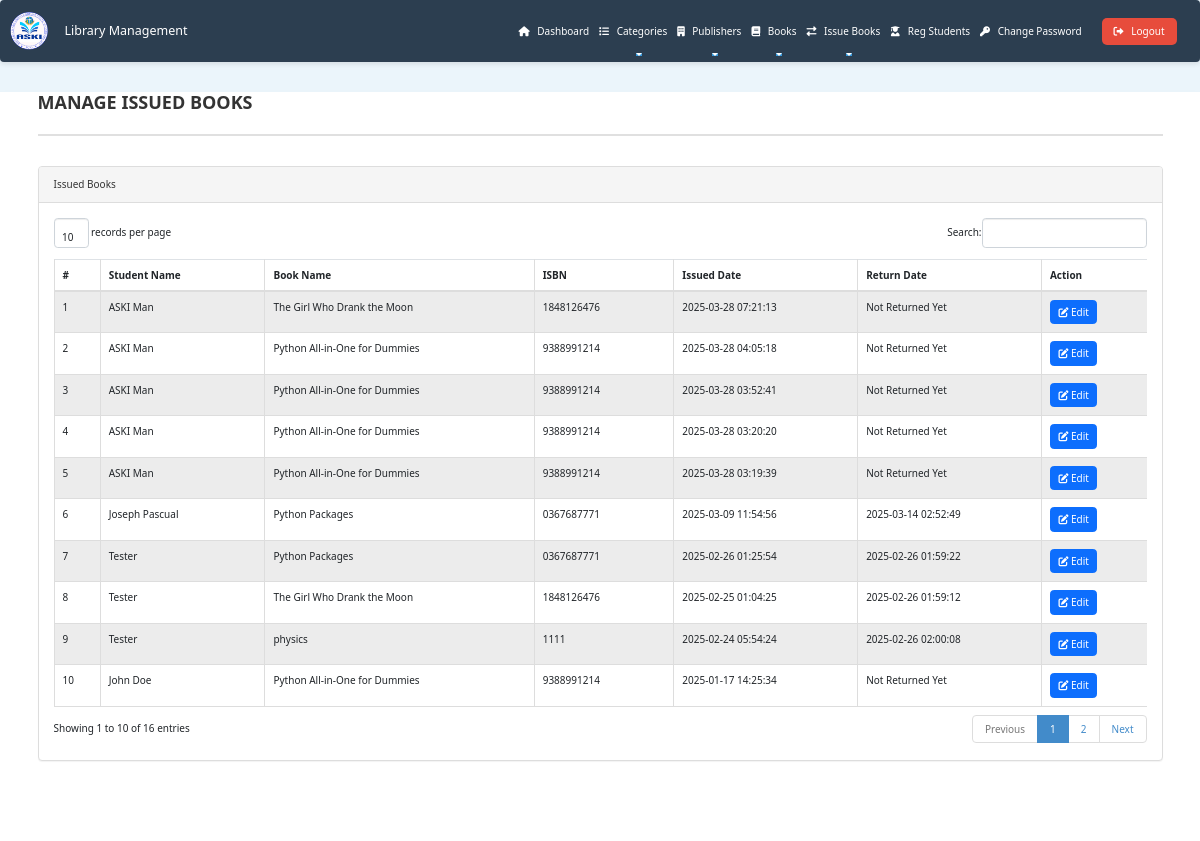
Screenshot of /admin/manage-issued-books.php (signed in) with the database file from the repository.
### tables this page shows
CREATE TABLE `tblissuedbookdetails` (
  `id` int(11) NOT NULL,
  `BookId` int(11) DEFAULT NULL,
  `LRN` varchar(12) DEFAULT NULL,
  `IssuesDate` timestamp NULL DEFAULT current_timestamp(),
  `ReturnDate` timestamp NULL DEFAULT NULL ON UPDATE current_timestamp(),
  `ReturnStatus` tinyint(1) DEFAULT NULL,
  `fine` int(11) DEFAULT NULL,
  `remark` mediumtext NOT NULL
);

CREATE TABLE `tblstudents` (
  `id` int(11) NOT NULL,
  `LRN` varchar(100) NOT NULL,
  `Name` varchar(120) NOT NULL,
  `Address` varchar(255) DEFAULT NULL,
  `Department` varchar(100) DEFAULT NULL,
  `Grade_Level` varchar(50) DEFAULT NULL,
  `Section` varchar(50) DEFAULT NULL,
  `Strand` varchar(100) DEFAULT NULL,
  `Password` varchar(120) DEFAULT NULL,
  `Status` int(1) DEFAULT NULL,
  `RegDate` datetime DEFAULT current_timestamp(),
  `UpdationDate` datetime DEFAULT NULL ON UPDATE current_timestamp()
);

CREATE TABLE `tblbooks` (
  `id` int(11) NOT NULL,
  `BookName` varchar(255) DEFAULT NULL,
  `CatId` int(11) DEFAULT NULL,
  `PublisherID` int(11) DEFAULT NULL,
  `ISBNNumber` varchar(25) DEFAULT NULL,
  `bookImage` varchar(250) NOT NULL,
  `isIssued` int(1) DEFAULT NULL,
  `RegDate` timestamp NULL DEFAULT current_timestamp(),
  `UpdationDate` timestamp NULL DEFAULT NULL ON UPDATE current_timestamp(),
  `bookQty` int(11) DEFAULT NULL,
  `publisher` varchar(255) DEFAULT NULL,
  `copyrightDate` year(4) DEFAULT NULL,
  `edition` varchar(50) DEFAULT NULL,
  `coverType` varchar(50) DEFAULT NULL,
  `pages` int(11) DEFAULT NULL,
  `height` decimal(5,2) DEFAULT NULL COMMENT 'Height in cm',
  `shelfLocation` varchar(100) DEFAULT NULL,
  `notes` text DEFAULT NULL,
  `callNumber` varchar(100) DEFAULT NULL,
  `LRN` varchar(255) DEFAULT NULL
);

### admin/manage-issued-books.php (the view, shortened to what this page needs)
<?php
include('includes/config.php');
if (strlen($_SESSION['alogin']) == 0) {
    header('location:index.php');
} else {
?>
<!DOCTYPE html>
<html xmlns="http://www.w3.org/1999/xhtml">
<head>
    <link href="assets/css/bootstrap.css" rel="stylesheet" />
    <link href="assets/css/font-awesome.css" rel="stylesheet" />
    <link href="assets/js/dataTables/dataTables.bootstrap.css" rel="stylesheet" />
    <link href="assets/css/style.css" rel="stylesheet" />
</head>
<body>
<?php include('includes/header.php'); ?>
<div class="content-wrapper">
    <div class="container">
        <div class="row pad-botm">
            <div class="col-md-12">
                <h4 class="header-line">Manage Issued Books</h4>
            </div>
        </div>
        <div class="row">
            <div class="col-md-12">
                <div class="panel panel-default">
                    <div class="panel-heading">
                        Issued Books
                    </div>
                    <div class="panel-body">
                        <div class="table-responsive">
                            <table class="table table-striped table-bordered table-hover" id="dataTables-example">
                                <thead>
                                    <tr>
                                        <th>#</th>
                                        <th>Student Name</th>
                                        <th>Book Name</th>
                                        <th>ISBN</th>
                                        <th>Issued Date</th>
                                        <th>Return Date</th>
                                        <th>Action</th>
                                    </tr>
                                </thead>
                                <tbody>
                                    <?php
                                    $sql = "SELECT
                                                tblissuedbookdetails.id as rid,
                                                tblissuedbookdetails.LRN,
                                                tblstudents.Name,
                                                tblbooks.BookName,
                                                tblbooks.ISBNNumber,
                                                tblissuedbookdetails.IssuesDate,
                                                tblissuedbookdetails.ReturnDate
                                            FROM tblissuedbookdetails
                                            JOIN tblstudents ON tblissuedbookdetails.LRN = tblstudents.LRN
                                            JOIN tblbooks ON tblissuedbookdetails.BookId = tblbooks.id
                                            ORDER BY tblissuedbookdetails.id DESC";
                                    $query = $dbh->prepare($sql);
                                    $query->execute();
                                    $results = $query->fetchAll(PDO::FETCH_OBJ);
                                    $cnt = 1;
                                    if ($query->rowCount() > 0) {
                                        foreach ($results as $result) { ?>
                                            <tr class="odd gradeX">
                                                <td class="center"><?php echo htmlentities($cnt); ?></td>
                                                <td class="center"><?php echo htmlentities($result->Name); ?></td>
                                                <td class="center"><?php echo htmlentities($result->BookName); ?></td>
                                                <td class="center"><?php echo htmlentities($result->ISBNNumber); ?></td>
                                                <td class="center"><?php echo htmlentities($result->IssuesDate); ?></td>
                                                <td class="center">
                                                    <?php echo ($result->ReturnDate == "") ? "Not Returned Yet" : htmlentities($result->ReturnDate); ?>
                                                </td>
                                                <td class="center">
                                                    <a href="update-issue-bookdeails.php?rid=<?php echo htmlentities($result->rid); ?>">
                                                        <button class="btn btn-primary"><i class="fa fa-edit"></i> Edit</button>
                                                    </a>
                                                </td>
                                            </tr>
                                    <?php $cnt++; }} ?>
                                </tbody>
                            </table>
                        </div>
                    </div>
                </div>
            </div>
        </div>
    </div>
</div>
</body>
</html>
<?php } ?>

### admin/assets/css/style.css (style rules this page uses)
.container { max-width: 1200px; width: 90%; margin: 0 auto; padding: 0 15px; }
.content-wrapper { margin-top: 30px; min-height: 700px; padding-bottom: 60px; background-color: #ffffff; box-shadow: 0 4px 6px rgba(0,0,0,0.1); }
.header-line { font-weight: 700; padding-bottom: 20px; border-bottom: 2px solid #e0e0e0; text-transform: uppercase; color: #333; margin-bottom: 30px; font-size: 1.8em; }

### admin/includes/header.php (style rules this page uses)
:root { --primary-blue: #2c3e50; --secondary-blue: #3498db; --light-blue: #ebf5fb; --hover-blue: #34495e; }
body { background-color: var(--light-blue); }

### rows the page displays
tblissuedbookdetails: tblstudents.Name "ASKI Man", BookId.BookName "The Girl Who Drank the Moon", BookId.ISBNNumber "1848126476", IssuesDate "2025-03-28 07:21:13", shows "Not Returned Yet"
tblissuedbookdetails: tblstudents.Name "ASKI Man", BookId.BookName "Python All-in-One for Dummies", BookId.ISBNNumber "9388991214", IssuesDate "2025-03-28 04:05:18", shows "Not Returned Yet"
tblissuedbookdetails: tblstudents.Name "ASKI Man", BookId.BookName "Python All-in-One for Dummies", BookId.ISBNNumber "9388991214", IssuesDate "2025-03-28 03:52:41", shows "Not Returned Yet"
tblissuedbookdetails: tblstudents.Name "ASKI Man", BookId.BookName "Python All-in-One for Dummies", BookId.ISBNNumber "9388991214", IssuesDate "2025-03-28 03:20:20", shows "Not Returned Yet"
tblissuedbookdetails: tblstudents.Name "ASKI Man", BookId.BookName "Python All-in-One for Dummies", BookId.ISBNNumber "9388991214", IssuesDate "2025-03-28 03:19:39", shows "Not Returned Yet"
tblissuedbookdetails: tblstudents.Name "Joseph Pascual", BookId.BookName "Python Packages", BookId.ISBNNumber "0367687771", IssuesDate "2025-03-09 11:54:56", ReturnDate "2025-03-14 02:52:49"
tblissuedbookdetails: tblstudents.Name "Tester", BookId.BookName "Python Packages", BookId.ISBNNumber "0367687771", IssuesDate "2025-02-26 01:25:54", ReturnDate "2025-02-26 01:59:22"
tblissuedbookdetails: tblstudents.Name "Tester", BookId.BookName "The Girl Who Drank the Moon", BookId.ISBNNumber "1848126476", IssuesDate "2025-02-25 01:04:25", ReturnDate "2025-02-26 01:59:12"
tblissuedbookdetails: tblstudents.Name "Tester", BookId.BookName "physics", BookId.ISBNNumber "1111", IssuesDate "2025-02-24 05:54:24", ReturnDate "2025-02-26 02:00:08"
tblissuedbookdetails: tblstudents.Name "John Doe", BookId.BookName "Python All-in-One for Dummies", BookId.ISBNNumber "9388991214", IssuesDate "2025-01-17 14:25:34", shows "Not Returned Yet"
